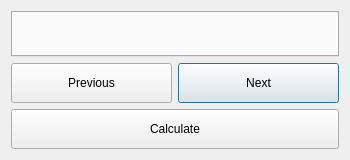
<?xml version="1.0" encoding="UTF-8"?>
<ui version="4.0">
 <class>DlgCalculateMQI</class>
 <widget class="QDialog" name="DlgCalculateMQI">
  <property name="geometry">
   <rect>
    <x>0</x>
    <y>0</y>
    <width>350</width>
    <height>160</height>
   </rect>
  </property>
  <property name="sizePolicy">
   <sizepolicy hsizetype="Fixed" vsizetype="Fixed">
    <horstretch>0</horstretch>
    <verstretch>0</verstretch>
   </sizepolicy>
  </property>
  <property name="windowTitle">
   <string>Calculate Management Quality Index</string>
  </property>
  <layout class="QVBoxLayout" name="verticalLayout">
   <item>
    <widget class="QTabWidget" name="TabBox">
     <property name="sizePolicy">
      <sizepolicy hsizetype="Preferred" vsizetype="Expanding">
       <horstretch>0</horstretch>
       <verstretch>0</verstretch>
      </sizepolicy>
     </property>
     <property name="tabShape">
      <enum>QTabWidget::Rounded</enum>
     </property>
     <property name="currentIndex">
      <number>-1</number>
     </property>
    </widget>
   </item>
   <item>
    <layout class="QGridLayout" name="gridLayout_3">
     <item row="0" column="1">
      <widget class="QPushButton" name="button_next">
       <property name="sizePolicy">
        <sizepolicy hsizetype="Minimum" vsizetype="Minimum">
         <horstretch>0</horstretch>
         <verstretch>0</verstretch>
        </sizepolicy>
       </property>
       <property name="minimumSize">
        <size>
         <width>0</width>
         <height>40</height>
        </size>
       </property>
       <property name="text">
        <string>Next</string>
       </property>
      </widget>
     </item>
     <item row="1" column="0" colspan="2">
      <widget class="QPushButton" name="button_calculate">
       <property name="sizePolicy">
        <sizepolicy hsizetype="Minimum" vsizetype="Minimum">
         <horstretch>0</horstretch>
         <verstretch>0</verstretch>
        </sizepolicy>
       </property>
       <property name="minimumSize">
        <size>
         <width>0</width>
         <height>40</height>
        </size>
       </property>
       <property name="text">
        <string>Calculate</string>
       </property>
      </widget>
     </item>
     <item row="0" column="0">
      <widget class="QPushButton" name="button_prev">
       <property name="sizePolicy">
        <sizepolicy hsizetype="Minimum" vsizetype="Minimum">
         <horstretch>0</horstretch>
         <verstretch>0</verstretch>
        </sizepolicy>
       </property>
       <property name="minimumSize">
        <size>
         <width>0</width>
         <height>40</height>
        </size>
       </property>
       <property name="text">
        <string>Previous</string>
       </property>
      </widget>
     </item>
    </layout>
   </item>
  </layout>
 </widget>
 <tabstops>
  <tabstop>TabBox</tabstop>
  <tabstop>button_prev</tabstop>
  <tabstop>button_next</tabstop>
  <tabstop>button_calculate</tabstop>
 </tabstops>
 <resources/>
 <connections/>
</ui>
